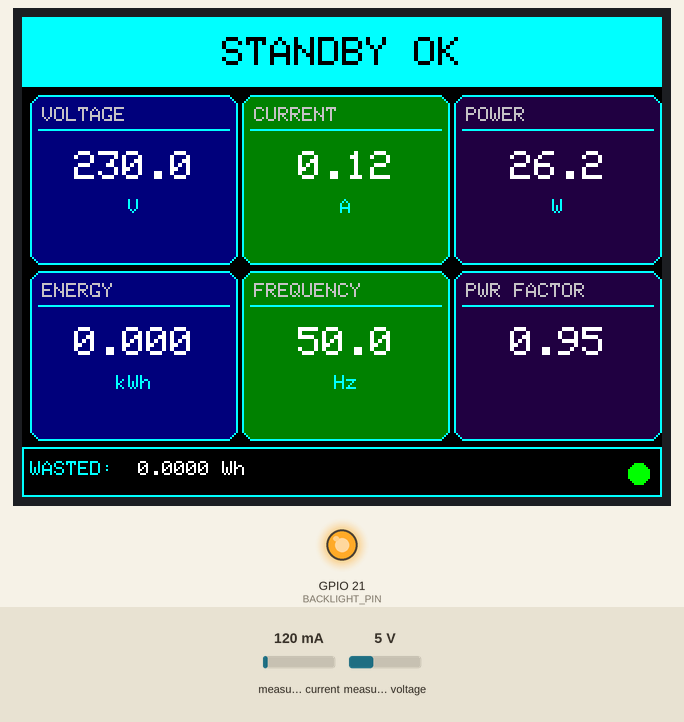
This sketch was run on a simulated ESP32. Parts: 320×240 colour display, output pins drawn as LEDs (lit = HIGH). The test bench sets the inputs (shaded band); at power-on: measured current 120 mA, measured voltage 5 V. WiFi joins after 1.5 s; servers stay silent unless stated; EEPROM starts erased; what the sketch prints to the serial monitor is not drawn.

Above: at 4.9 s.
5.0 s: measured current set to 500 mA
At 7.4 s:
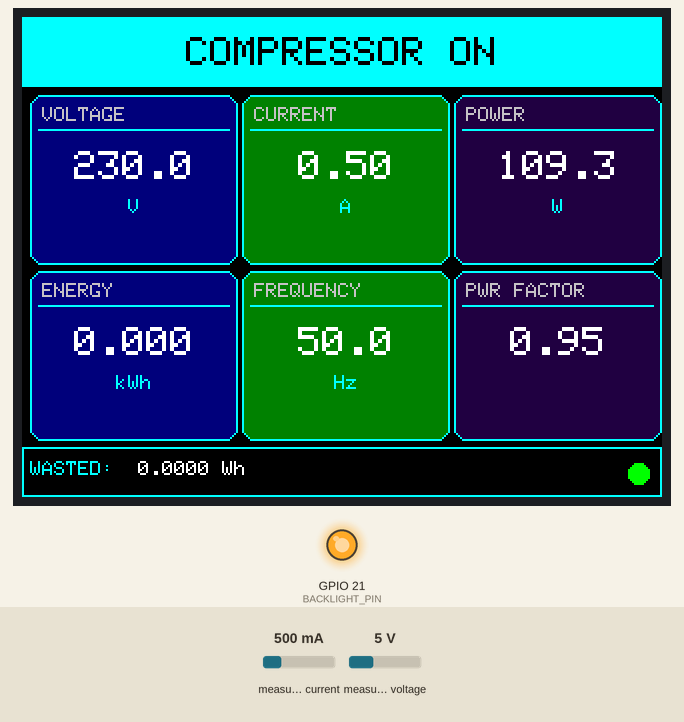
7.8 s: measured current set to 40 mA
At 8.9 s:
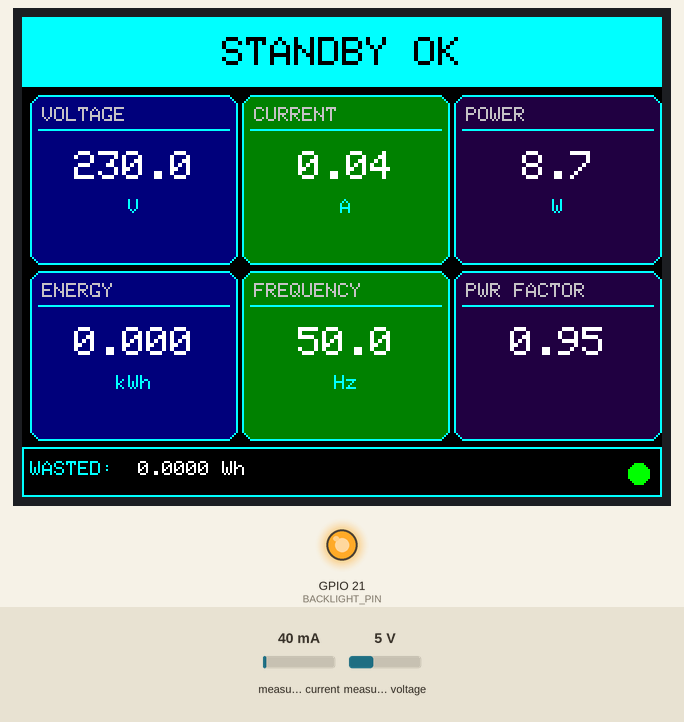
9.8 s: measured voltage set to 0.3 V
At 11.5 s:
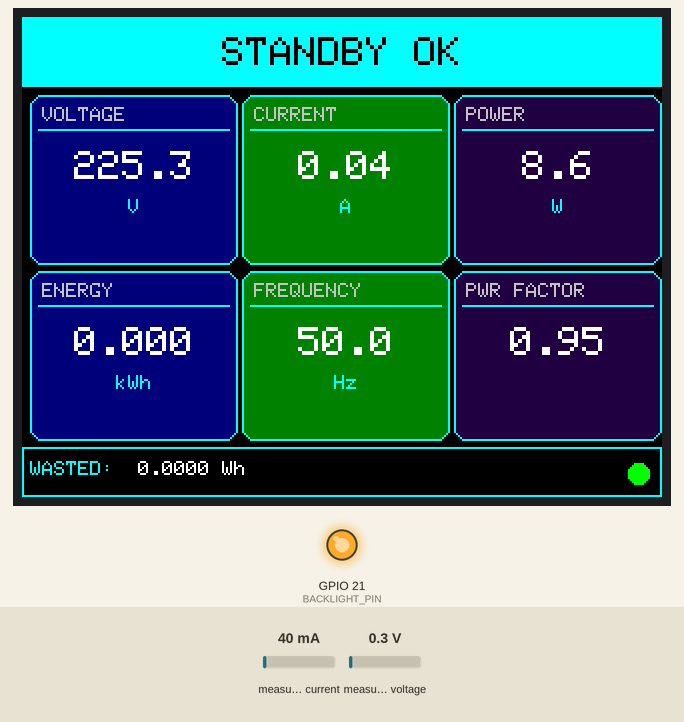
11.8 s: measured voltage set to 3.8 V
At 13.1 s:
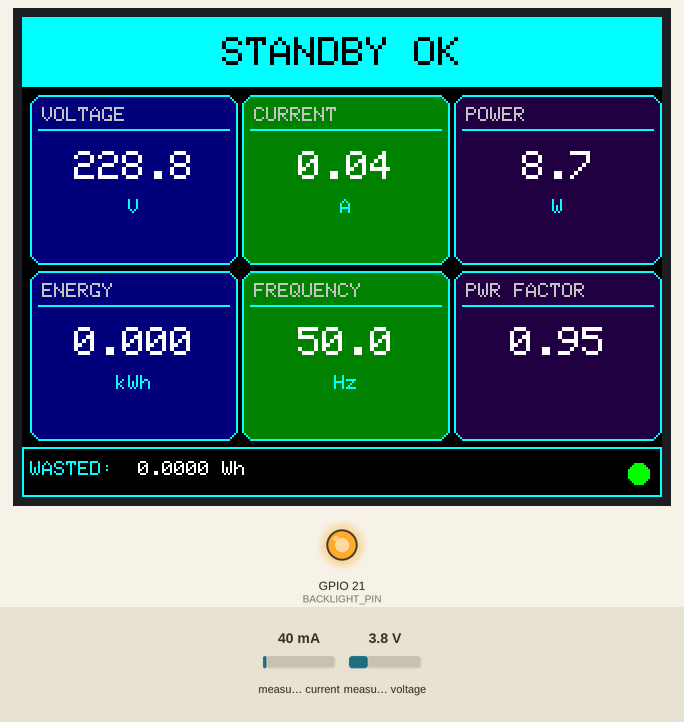
Timing chart, 0 to 14.8 s (numbered marks = the images above; inputs shaded):
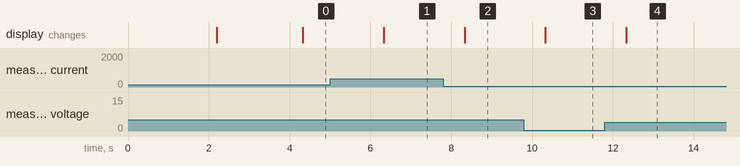

The sketch:

smart_power_monitor.ino
```cpp
#include "secrets.h"

#include <WiFi.h>
#include <BlynkSimpleEsp32.h>
#include <Preferences.h>
#include <TFT_eSPI.h>
#include <PZEM004Tv30.h>

#define PZEM_RX 27
#define PZEM_TX 22
#define BACKLIGHT_PIN 21

TFT_eSPI tft = TFT_eSPI();
PZEM004Tv30 pzem(Serial2, PZEM_RX, PZEM_TX, 0xF8);
BlynkTimer timer;
Preferences prefs;

const float COMP_ON_W  = 100.0;
const float COMP_OFF_W = 80.0;
const float WASTE_W    = 50.0;

const unsigned long READ_INTERVAL_MS   = 2000;
const unsigned long WASTE_CONFIRM_MS   = 30000;
const unsigned long WASTE_ALERT_GAP_MS = 300000;
const unsigned long RECONNECT_MS       = 15000;
const unsigned long SAVE_INTERVAL_MS   = 600000;

#define C_BG    TFT_BLACK
#define C_CYAN  0x07FF
#define C_RED   TFT_RED
#define C_GREEN TFT_GREEN
#define C_WHITE TFT_WHITE
#define C_GRAY  TFT_DARKGREY

float vals[6] = {NAN, NAN, NAN, NAN, NAN, NAN};
bool  pzemOk = false;

bool compOn      = false;
bool wasteActive = false;
unsigned long wasteSince = 0;
unsigned long cycleStart = 0;
int   cyclesThisHour = 0;
int   cycleCount     = 0;
float totalCycleMin  = 0;
float wastedWh       = 0;

unsigned long lastRead = 0;
unsigned long lastSave = 0;
unsigned long lastWasteAlert = 0;

const uint16_t cardColors[6] = {0x000F, 0x0400, 0x2008, 0x000F, 0x0400, 0x2008};
const char* labels[6] = {"VOLTAGE", "CURRENT", "POWER", "ENERGY", "FREQUENCY", "PWR FACTOR"};
const char* units[6]  = {"V", "A", "W", "kWh", "Hz", ""};

void drawStaticLayout() {
  tft.fillScreen(C_BG);
  tft.fillRect(0, 0, 320, 35, C_CYAN);

  for (int i = 0; i < 6; i++) {
    int x = 4 + (i % 3) * 106;
    int y = 39 + (i / 3) * 88;
    tft.fillRoundRect(x, y, 104, 85, 6, cardColors[i]);
    tft.drawRoundRect(x, y, 104, 85, 6, C_CYAN);
    tft.setTextColor(0xC618, cardColors[i]);
    tft.setTextSize(1);
    tft.setCursor(x + 6, y + 6);
    tft.print(labels[i]);
    tft.drawFastHLine(x + 4, y + 17, 96, C_CYAN);
  }

  tft.drawRect(0, 215, 320, 25, C_CYAN);
  tft.setTextColor(C_CYAN, C_BG);
  tft.setTextSize(1);
  tft.setCursor(4, 222);
  tft.print("WASTED:");
}

void updateCard(int idx, uint16_t valColor) {
  int x = 4 + (idx % 3) * 106;
  int y = 39 + (idx / 3) * 88;
  float val = vals[idx];

  tft.fillRect(x + 3, y + 20, 98, 61, cardColors[idx]);

  char buf[14];
  if (isnan(val)) {
    strcpy(buf, "---");
    tft.setTextColor(C_GRAY, cardColors[idx]);
  } else {
    if (idx == 1 || idx == 5)  dtostrf(val, 1, 2, buf);
    else if (idx == 3)         dtostrf(val, 1, 3, buf);
    else                       dtostrf(val, 1, 1, buf);
    tft.setTextColor(valColor, cardColors[idx]);
  }

  tft.setTextSize(2);
  int tw = strlen(buf) * 12;
  tft.setCursor(x + (104 - tw) / 2, y + 28);
  tft.print(buf);

  if (!isnan(val) && strlen(units[idx]) > 0) {
    tft.setTextSize(1);
    tft.setTextColor(C_CYAN, cardColors[idx]);
    int uw = strlen(units[idx]) * 6;
    tft.setCursor(x + (104 - uw) / 2, y + 52);
    tft.print(units[idx]);
  }
}

void drawHeader(const char* text, uint16_t bg) {
  tft.fillRect(0, 0, 320, 35, bg);
  tft.setTextColor(TFT_BLACK, bg);
  tft.setTextSize(2);
  int tw = strlen(text) * 12;
  tft.setCursor((320 - tw) / 2, 10);
  tft.print(text);
}

void drawWasted() {
  tft.fillRect(55, 216, 245, 22, C_BG);
  tft.setTextColor(wastedWh > 0 ? C_RED : C_WHITE, C_BG);
  tft.setTextSize(1);
  tft.setCursor(58, 222);
  char buf[30];
  snprintf(buf, sizeof(buf), "%.4f Wh", wastedWh);
  tft.print(buf);
  tft.fillCircle(308, 228, 5, Blynk.connected() ? C_GREEN : C_RED);
}

void readPzem() {
  vals[0] = pzem.voltage();
  vals[1] = pzem.current();
  vals[2] = pzem.power();
  vals[3] = pzem.energy();
  vals[4] = pzem.frequency();
  vals[5] = pzem.pf();
  pzemOk = !isnan(vals[0]) && !isnan(vals[1]) && !isnan(vals[2]);
}

void updateLogic(unsigned long now, float dtHours) {
  float p = vals[2];

  if (!compOn && p >= COMP_ON_W) {
    compOn = true;
    cycleStart = now;
    cyclesThisHour++;
  } else if (compOn && p < COMP_OFF_W) {
    compOn = false;
    float minutes = (now - cycleStart) / 60000.0;
    totalCycleMin += minutes;
    cycleCount++;
    if (minutes > 10.0 && Blynk.connected()) {
      Blynk.logEvent("compressor_anomaly", String("Long compressor cycle: ") + String(minutes, 1) + " min");
    }
  }

  bool wasteCond = (!compOn && p > WASTE_W);
  if (wasteCond) {
    if (wasteSince == 0) wasteSince = now;
    if (now - wasteSince >= WASTE_CONFIRM_MS) wasteActive = true;
  } else {
    wasteSince = 0;
    wasteActive = false;
  }

  if (wasteActive) {
    wastedWh += p * dtHours;
    if (Blynk.connected() && (lastWasteAlert == 0 || now - lastWasteAlert > WASTE_ALERT_GAP_MS)) {
      Blynk.logEvent("energy_waste", String("Energy waste: ") + String(p, 1) + " W while idle");
      lastWasteAlert = now;
    }
  }
}

void sendToBlynk() {
  if (!Blynk.connected() || !pzemOk) return;

  const char* state = compOn ? "COMPRESSOR ON" : (wasteActive ? "WASTE" : "STANDBY OK");

  Blynk.virtualWrite(V0, vals[0]);
  Blynk.virtualWrite(V1, vals[1]);
  Blynk.virtualWrite(V2, vals[2]);
  Blynk.virtualWrite(V3, vals[3]);
  Blynk.virtualWrite(V4, vals[4]);
  Blynk.virtualWrite(V5, vals[5]);
  Blynk.virtualWrite(V6, wastedWh);
  Blynk.virtualWrite(V7, state);
  Blynk.virtualWrite(V8, cyclesThisHour);
  Blynk.virtualWrite(V9, cycleCount > 0 ? totalCycleMin / cycleCount : 0.0f);
}

void sendHourlyReport() {
  float avgCycle = cycleCount > 0 ? totalCycleMin / cycleCount : 0.0;

  String msg = "Wasted: " + String(wastedWh, 3) + " Wh | Cycles: " + String(cyclesThisHour) +
               " | Avg cycle: " + String(avgCycle, 1) + " min";

  if (Blynk.connected()) {
    if (cyclesThisHour > 15) {
      Blynk.logEvent("compressor_anomaly", "Too many cycles. " + msg);
    } else if (avgCycle > 10.0) {
      Blynk.logEvent("compressor_anomaly", "Cycles too long. " + msg);
    } else {
      Blynk.logEvent("hourly_report", msg);
    }
  }

  cyclesThisHour = 0;
  cycleCount = 0;
  totalCycleMin = 0;
}

void maintainConnection() {
  static unsigned long last = 0;
  unsigned long now = millis();
  if (now - last < RECONNECT_MS) return;
  last = now;

  if (WiFi.status() != WL_CONNECTED) {
    WiFi.disconnect();
    WiFi.begin(WIFI_SSID, WIFI_PASS);
    return;
  }
  if (!Blynk.connected()) {
    Blynk.connect(3000);
  }
}

void setup() {
  Serial.begin(115200);

  pinMode(BACKLIGHT_PIN, OUTPUT);
  digitalWrite(BACKLIGHT_PIN, HIGH);

  tft.init();
  tft.setRotation(1);
  tft.fillScreen(C_BG);
  tft.setTextColor(C_CYAN, C_BG);
  tft.setTextSize(2);
  tft.setCursor(50, 100);
  tft.print("Smart Power Monitor");
  tft.setTextSize(1);
  tft.setTextColor(C_WHITE, C_BG);
  tft.setCursor(90, 130);
  tft.print("Connecting WiFi...");

  prefs.begin("fridge", false);
  wastedWh = prefs.getFloat("waste", 0.0f);

  WiFi.mode(WIFI_STA);
  WiFi.begin(WIFI_SSID, WIFI_PASS);
  unsigned long t0 = millis();
  while (WiFi.status() != WL_CONNECTED && millis() - t0 < 10000) {
    delay(250);
  }

  Blynk.config(BLYNK_AUTH_TOKEN);
  if (WiFi.status() == WL_CONNECTED) Blynk.connect(3000);

  drawStaticLayout();

  timer.setInterval(2000L, sendToBlynk);
  timer.setInterval(3600000L, sendHourlyReport);

  lastRead = millis();
  lastSave = millis();
}

void loop() {
  if (WiFi.status() == WL_CONNECTED) Blynk.run();
  timer.run();
  maintainConnection();

  unsigned long now = millis();

  if (now - lastRead >= READ_INTERVAL_MS) {
    float dtHours = (now - lastRead) / 3600000.0;
    lastRead = now;

    readPzem();

    if (!pzemOk) {
      drawHeader("PZEM ERROR", C_RED);
      Serial.println("PZEM not responding");
    } else {
      updateLogic(now, dtHours);

      if (wasteActive)   drawHeader("!! WASTE !!", C_RED);
      else if (compOn)   drawHeader("COMPRESSOR ON", C_CYAN);
      else               drawHeader("STANDBY OK", C_CYAN);

      for (int i = 0; i < 6; i++) {
        updateCard(i, (wasteActive && i == 2) ? C_RED : C_WHITE);
      }
      drawWasted();

      Serial.printf("[%s] V:%.1f I:%.2f P:%.1f E:%.3f F:%.1f PF:%.2f Wasted:%.4fWh Cycles:%d\n",
                    wasteActive ? "WASTE" : (compOn ? "COMP" : "STBY"),
                    vals[0], vals[1], vals[2], vals[3], vals[4], vals[5], wastedWh, cyclesThisHour);
    }
  }

  if (now - lastSave >= SAVE_INTERVAL_MS) {
    prefs.putFloat("waste", wastedWh);
    lastSave = now;
  }
}
```

secrets.example.h
```cpp
#pragma once
#define BLYNK_TEMPLATE_ID    "YOUR_TEMPLATE_ID"
#define BLYNK_TEMPLATE_NAME  "Smart Power Monitor"
#define BLYNK_AUTH_TOKEN     "YOUR_AUTH_TOKEN"
#define WIFI_SSID            "YOUR_WIFI_NAME"
#define WIFI_PASS            "YOUR_WIFI_PASSWORD"
```

Measured:
- after the input at 5.0 s, the display: changes after 1.3 s (image 1)
- after the input at 7.8 s, the display: changes after 0.53 s (image 2)
- after the input at 9.8 s, the display: changes after 0.53 s (image 3)
- after the input at 11.8 s, the display: changes after 0.53 s (image 4)
